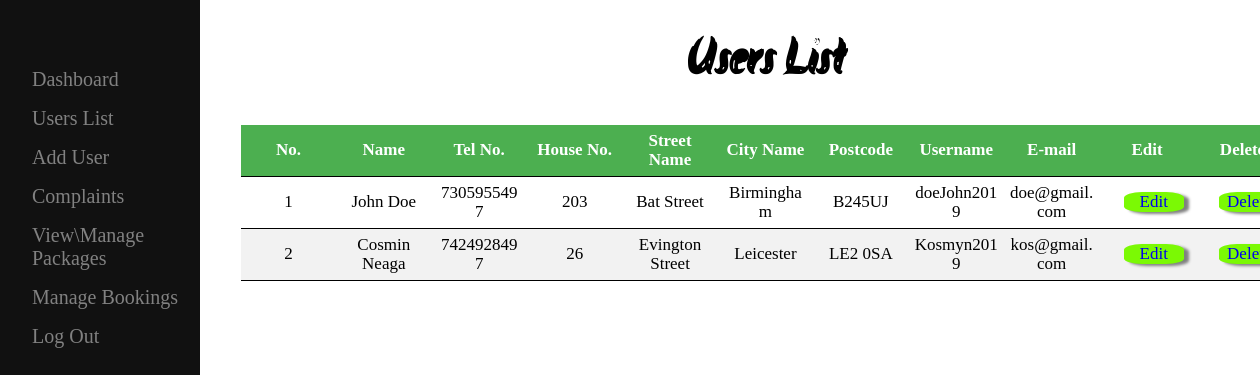
Page /admin/users_table.php (signed in) on the committed database.
### tables this page shows
CREATE TABLE `users` (
  `id` smallint(6) NOT NULL AUTO_INCREMENT,
  `fname` varchar(50) NOT NULL,
  `lname` varchar(50) NOT NULL,
  `imageType` varchar(255) NOT NULL,
  `imageData` longblob NOT NULL,
  `age` int(5) NOT NULL,
  `tel` bigint(20) NOT NULL,
  `gender` varchar(10) NOT NULL,
  `houseno` int(10) NOT NULL,
  `street` varchar(100) NOT NULL,
  `city` varchar(100) NOT NULL,
  `postcode` varchar(50) NOT NULL,
  `username` varchar(50) NOT NULL,
  `email` varchar(50) NOT NULL,
  `password` varchar(100) NOT NULL,
  `bio` longtext NOT NULL,
  PRIMARY KEY (`id`)
);

### admin/users_table.php (the view, shortened to what this page needs)
<?php
require('../connection/dbConnection.php');
?>
<!DOCTYPE html>
<html>
<head>
    <link rel="stylesheet" href="../styles/style.css">
</head>
<body>
    <div class="sidenav">
        <a href="dashboard.php">Dashboard</a>
        <a href="users_table.php">Users List</a>
        <a href="admin_user_insert.php">Add User</a>
        <a href="complains.php">Complaints</a>
        <a href="manage_package.php">View\Manage Packages</a>
        <a href="manage_bookings.php">Manage Bookings</a>
        <a href="../logout.php">Log Out</a>
    </div>
    <div class="users-table-container">
        <h1 style="text-align: center;font-size: 50px; font-family: akronim;">Users List</h1>
        <table class="users-table-style">
        <thead>
             <tr>
                <th><strong>No.</strong></th>
                <th><strong>Name</strong></th>
                <th><strong>Tel No.</strong></th>
                <th><strong>House No.</strong></th>
                <th><strong>Street Name</strong></th>
                <th><strong>City Name</strong></th>
                <th><strong>Postcode</strong></th>
                <th><strong>Username</strong></th>
                <th><strong>E-mail</strong></th>
                <th><strong>Edit</strong></th>
                <th><strong>Delete</strong></th>
            </tr>
        </thead>
        <tbody>
         <?php
         $count=1;
         $query = "SELECT * FROM users ORDER BY id DESC";
         $result = mysqli_query($connection,$query);
         while ($row = mysqli_fetch_assoc($result)) { ?>
            <tr>
               <td align="center">
                <?php echo $count; ?>
            </td>
            <td align="center">
                <?php echo $row["fname"]; ?> <?php echo $row["lname"]; ?>
            </td>
            <td align="center">
                <?php echo $row["tel"]; ?>
            </td>
            <td align="center">
                <?php echo $row["houseno"]; ?>
            </td>
            <td align="center">
                <?php echo $row["street"]; ?>
            </td>
            <td align="center">
                <?php echo $row["city"]; ?>
            </td>
            <td align="center">
                <?php echo $row["postcode"]; ?>
            </td>
            <td align="center">
                <?php echo $row["username"]; ?>
            </td>
            <td align="center">
                <?php echo $row["email"]; ?>
            </td>
            <td align="center">
                <a href="admin_user_edit.php?GetID=<?php echo $row['id']; ?>">Edit</a>
            </td>
            <td align="center">
                <a href="admin_user_delete.php?DeleteUserID=<?php echo $row['id']; ?>">Delete</a>
            </td>
         </tr>
        <?php $count++;	} ?>
        </tbody>
        </table>
</div>
</body>
</html>

### styles/style.css (style rules this page uses)
* { box-sizing:border-box; }
html { line-height: 1.15; -ms-text-size-adjust: 100%; -webkit-text-size-adjust: 100%; }
body { margin:0; padding:0; width: 100%; height: auto; font-family: "Times New Roman", Times, serif; -o-font-family: "Times New Roman", Times, serif; -webkit-font-family: "Times New Roman", Times, serif; }
.sidenav { position: fixed; height: 100%; width: 200px; top: 0; left: 0; background-color: #111; overflow: auto; padding-top: 60px; font-size: 36px; }
.sidenav a { padding: 8px 8px 8px 32px; text-decoration: none; font-size: 20px; color: #818181; display: block; }
.users-table-style { width: 98%; height: auto; margin:auto; border-collapse: collapse; table-layout: fixed; }
.users-table-style th, td { padding: 6px; border-bottom: 1px solid black; font-size: 17px; overflow: hidden; text-overflow: ellipsis; word-wrap: break-word; }
.users-table-style th { background-color: #4CAF50; color: white; }
.users-table-style tr:nth-child(even) { background-color: #f2f2f2; }
.users-table-style a { float: right; margin-right: 5px; background-color: #7BF904; width: 60px; height: auto; border: none; border-radius: 30%; box-shadow: 5px 2px 3px gray; text-decoration: none; }
.dashboard-content, .users-table-container, .complain-main-container, .manage_pack-main, .manage-book-main { margin-left: 230px; width: 85%; height: auto; overflow: auto; }

### rows in the picture
users: fname "John", lname "Doe", tel "7305955497", houseno "203", street "Bat Street", city "Birmingham", postcode "B245UJ", username "doeJohn2019", email "doe@gmail.com"
users: fname "Cosmin", lname "Neaga", tel "7424928497", houseno "26", street "Evington Street", city "Leicester", postcode "LE2 0SA", username "Kosmyn2019", email "kos@gmail.com"
